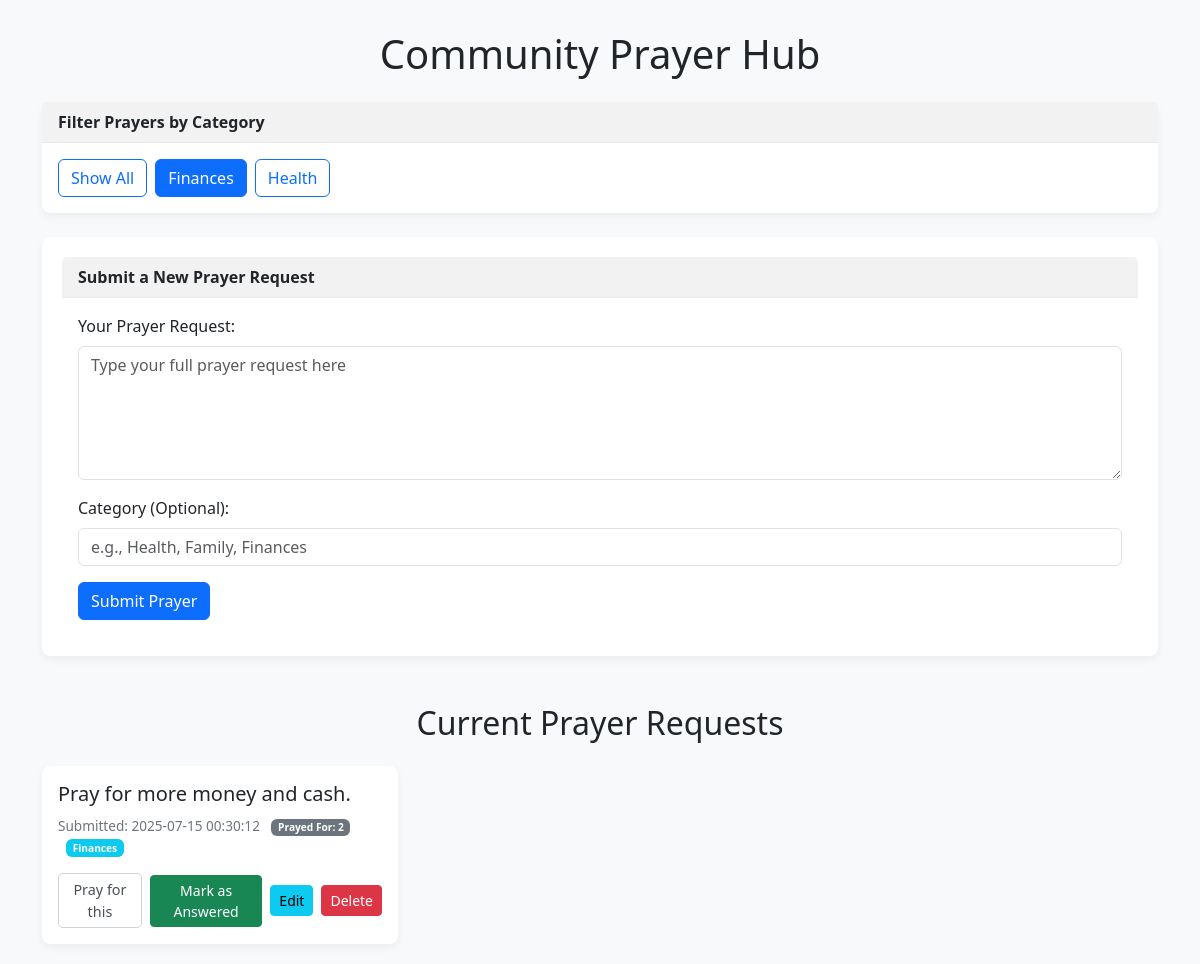
/?category=Finances, run on the app's committed database.
### tables this page shows
CREATE TABLE requests (
            id INTEGER PRIMARY KEY AUTOINCREMENT,
            request_text TEXT NOT NULL,
            timestamp DATETIME DEFAULT CURRENT_TIMESTAMP,
            prayed_for_count INTEGER DEFAULT 0,
            category TEXT,
            is_answered INTEGER DEFAULT 0 -- NEW COLUMN ADDED HERE (0=False, 1=True)
        );

### app.py (the view)
@app.route('/')
def home():
    selected_category = request.args.get('category')
    conn = get_db_connection()
    if selected_category:
        db_requests = conn.execute(
            'SELECT id, request_text, timestamp, prayed_for_count, category, is_answered FROM requests WHERE category = ? ORDER BY timestamp DESC',
            (selected_category,)
        ).fetchall()
    else:
        db_requests = conn.execute(
            'SELECT id, request_text, timestamp, prayed_for_count, category, is_answered FROM requests ORDER BY timestamp DESC'
        ).fetchall()
    unique_categories = conn.execute('SELECT DISTINCT category FROM requests WHERE category IS NOT NULL AND category != "" ORDER BY category').fetchall()
    conn.close()
    return render_template('home.html',
                           requests=db_requests,
                           selected_category=selected_category,
                           unique_categories=unique_categories)

### app.py (called while the page is built)
def get_db_connection():
    conn = sqlite3.connect(DATABASE)
    conn.row_factory = sqlite3.Row # This makes rows behave like dictionaries, allowing access by column name
    return conn

### templates/home.html (shortened to what this page needs)
<!DOCTYPE html>
<html lang="en">
<head>
    <link href="https://cdn.jsdelivr.net/npm/bootstrap@5.3.3/dist/css/bootstrap.min.css" rel="stylesheet">
</head>
<body>
    <div class="container">
        <h1 class="my-4 text-center">Community Prayer Hub</h1>
        <div class="card mb-4">
            <div class="card-header">Filter Prayers by Category</div>
            <div class="card-body">
                <div class="d-flex flex-wrap gap-2">
                    <a href="{{ url_for('home') }}" class="btn {% if not selected_category %}btn-primary{% else %}btn-outline-primary{% endif %}">Show All</a>
                    {% for category_row in unique_categories %}
                        {% set category_name = category_row.category %}
                        <a href="{{ url_for('home', category=category_name) }}"
                           class="btn {% if selected_category == category_name %}btn-primary{% else %}btn-outline-primary{% endif %}">
                           {{ category_name }}
                        </a>
                    {% endfor %}
                </div>
            </div>
        </div>
        <div class="card form-card mb-5">
            <div class="card-header">
                Submit a New Prayer Request
            </div>
            <div class="card-body">
                <form action="/submit_request" method="POST">
                    <div class="mb-3">
                        <label for="request_text" class="form-label">Your Prayer Request:</label>
                        <textarea class="form-control" id="request_text" name="request_text" rows="5" required placeholder="Type your full prayer request here"></textarea>
                    </div>
                    <div class="mb-3">
                        <label for="category" class="form-label">Category (Optional):</label>
                        <input type="text" class="form-control" id="category" name="category" placeholder="e.g., Health, Family, Finances">
                    </div>
                    <button type="submit" class="btn btn-primary">Submit Prayer</button>
                </form>
            </div>
        </div>
        <h2 class="mb-4 text-center">Current Prayer Requests</h2>
        <div class="row">
            {% if requests %}
                {% for request in requests %}
                    <div class="col-md-6 col-lg-4">
                        <div class="card prayer-item-card">
                            <div class="card-body">
                                <h5 class="card-title">{{ request.request_text }}</h5>
                                <div class="prayer-meta">
                                    Submitted: {{ request.timestamp }}
                                    <span class="badge bg-secondary ms-2">Prayed For: {{ request.prayed_for_count }}</span>
                                    {% if request.category %}
                                        <span class="badge bg-info ms-2">{{ request.category }}</span>
                                    {% endif %}
                                </div>
                                <div class="d-flex justify-content-between align-items-center mt-3">
                                    <form action="{{ url_for('increment_pray_count', request_id=request.id) }}" method="POST" class="me-2">
                                        <button type="submit" class="btn btn-light-outline">Pray for this</button>
                                    </form>
                                    {% if not request.is_answered %}
                                        <form action="{{ url_for('mark_as_answered', request_id=request.id) }}" method="POST" class="me-2">
                                            <button type="submit" class="btn btn-success btn-sm">Mark as Answered</button>
                                        </form>
                                    {% else %}
                                        <small class="text-muted me-2">Prayer answered.</small>
                                    {% endif %}
                                    <a href="{{ url_for('edit_request', request_id=request.id) }}" class="btn btn-info btn-sm me-2">Edit</a>
                                    <form action="{{ url_for('delete_request', request_id=request.id) }}" method="POST" onsubmit="return confirm('Are you sure you want to delete this prayer request?');">
                                        <button type="submit" class="btn btn-danger btn-sm">Delete</button>
                                    </form>
                                </div>
                            </div>
                        </div>
                    </div>
                {% endfor %}
            {% else %}
                <p class="text-center">No prayer requests submitted yet. Be the first!</p>
            {% endif %}
        </div>
    </div>
</body>
</html>

### templates/home.html (style rules this page uses)
body { background-color: #f8f9fa; }
.container { margin-top: 30px; }
.card { margin-bottom: 20px; border: none; border-radius: 8px; box-shadow: 0 4px 8px rgba(0,0,0,.05); }
.card-header { background-color: #f2f2f2; border-bottom: 1px solid #e9ecef; font-weight: bold; }
.form-card { background-color: #ffffff; padding: 20px; }
.prayer-item-card .card-body { position: relative; }
.prayer-meta { font-size: 0.85em; color: #6c757d; margin-top: 10px; }
.prayer-meta .badge { margin-left: 5px; }
.btn-light-outline { border: 1px solid #ced4da; color: #495057; background-color: #fff; padding: 5px 10px; border-radius: 5px; font-size: 0.9em; }
.prayer-item-card .card-title { margin-bottom: 0.5rem; }

### data on the page
requests: category "Health"
requests: request_text "Pray for more money and cash.", timestamp "2025-07-15 00:30:12", prayed_for_count "2", category "Finances"

### other printed values
{{ category_name }} "Finances"
